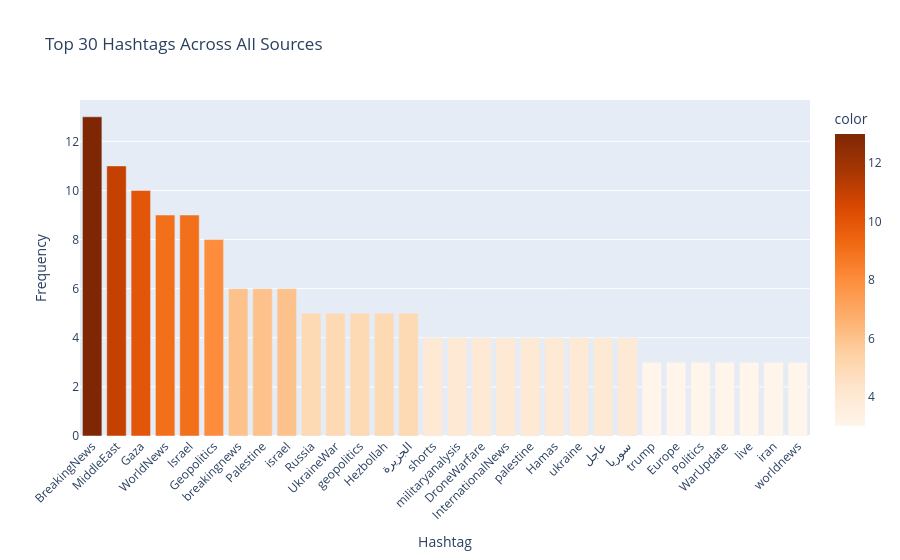

The code cell stored with this chart in its notebook:
### Markdown cell above
---
## Section 5 — Hashtag Popularity Analysis

**Theory:** Hashtags serve as user-generated labels that categorise content. Tracking hashtag frequency reveals which conflicts, events, or narratives are trending in public discourse. By extracting hashtags from YouTube descriptions and news text, we build a frequency ranking and a visual word cloud.

### Code cell
# ── 5A. Extract Hashtags ─────────────────────────────────────────────────────

def extract_hashtags(texts):
    """Extract all hashtags from a list of texts."""
    hashtags = []
    pattern = re.compile(r'#(\w+)')
    for text in texts:
        if text:
            hashtags.extend(pattern.findall(str(text)))
    return hashtags

# Collect hashtags from all sources
all_hashtag_texts = []
if not yt_df.empty:
    all_hashtag_texts.extend(yt_df['description'].fillna('').tolist())
    all_hashtag_texts.extend(yt_df['tags'].fillna('').tolist())
if not news_df.empty:
    all_hashtag_texts.extend(news_df['title'].fillna('').tolist())
    all_hashtag_texts.extend(news_df['description'].fillna('').tolist())

hashtags = extract_hashtags(all_hashtag_texts)
hashtag_counts = Counter(hashtags).most_common(30)
print(f'Found {len(set(hashtags))} unique hashtags')

if hashtag_counts:
    tags, counts = zip(*hashtag_counts)
    fig = px.bar(x=list(tags), y=list(counts),
                 title='Top 30 Hashtags Across All Sources',
                 labels={'x': 'Hashtag', 'y': 'Frequency'},
                 color=list(counts), color_continuous_scale='Oranges')
    fig.update_layout(showlegend=False, xaxis_tickangle=-45)
    fig.show()

### Figure 1 — Plotly figure (JSON) as saved in the notebook; plotly's stock layout.template omitted (floating-point values rounded to 4 significant figures)
{"data": [{"alignmentgroup": "True", "hovertemplate": "Hashtag=%{x}<br>Frequency=%{y}<br>color=%{marker.color}<extra></extra>", "legendgroup": "", "marker": {"color": [13, 11, 10, 9, 9, 8, 6, 6, 6, 5, 5, 5, 5, 5, 4, 4, 4, 4, 4, 4, 4, 4, 4, 3, 3, 3, 3, 3, 3, 3], "coloraxis": "coloraxis", "pattern": {"shape": ""}}, "name": "", "offsetgroup": "", "orientation": "v", "showlegend": false, "textposition": "auto", "type": "bar", "x": ["BreakingNews", "MiddleEast", "Gaza", "WorldNews", "Israel", "Geopolitics", "breakingnews", "Palestine", "israel", "Russia", "UkraineWar", "geopolitics", "Hezbollah", "الجزيرة", "shorts", "militaryanalysis", "DroneWarfare", "InternationalNews", "palestine", "Hamas", "ukraine", "عاجل", "سوريا", "trump", "Europe", "Politics", "WarUpdate", "live", "iran", "worldnews"], "xaxis": "x", "y": [13, 11, 10, 9, 9, 8, 6, 6, 6, 5, 5, 5, 5, 5, 4, 4, 4, 4, 4, 4, 4, 4, 4, 3, 3, 3, 3, 3, 3, 3], "yaxis": "y"}], "layout": {"barmode": "relative", "coloraxis": {"colorbar": {"title": {"text": "color"}}, "colorscale": [[0, "rgb(255,245,235)"], [0.125, "rgb(254,230,206)"], [0.25, "rgb(253,208,162)"], [0.375, "rgb(253,174,107)"], [0.5, "rgb(253,141,60)"], [0.625, "rgb(241,105,19)"], [0.75, "rgb(217,72,1)"], [0.875, "rgb(166,54,3)"], [1, "rgb(127,39,4)"]]}, "legend": {"tracegroupgap": 0}, "showlegend": false, "title": {"text": "Top 30 Hashtags Across All Sources"}, "xaxis": {"anchor": "y", "domain": [0, 1], "tickangle": -45, "title": {"text": "Hashtag"}}, "yaxis": {"anchor": "x", "domain": [0, 1], "title": {"text": "Frequency"}}}}
